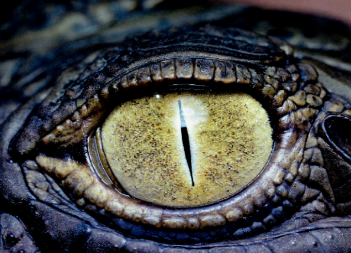
#> input picture lab5.png, 351 x 253 px, found by its file name
$ python -i lab5.py   (imports and definitions only)
#> lines starting #> are read from the running program, lines starting #| are printed output that depends on the picture; after the words box and inside, x2 and y2 are one past the last pixel; in counts of white or black regions, pixels touching at a corner belong together
from PIL import Image, ImageFilter
import cv2
import numpy as np
import matplotlib.pyplot as plt
import matplotlib
# Ustawienie backendu dla Matplotlib
# [1 line not run here, left out]

def krokodyl():
    image_path = "D:/Repozytoria i inne takie/Wizja_Maszynowa/Wizja_Maszynowa/lab5.png"

    # Ustawienie backendu dla Matplotlib
    matplotlib.use('TkAgg')

    # Wczytanie i konwersja obrazu na skalę szarości
    img = Image.open(image_path).convert('L')
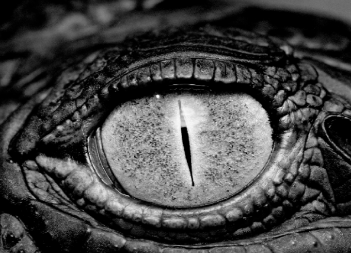
#> img: PIL image 351x253 L; min 0, max 251, mean 69.8

    # Zastosowanie rozmycia Gaussa
    imggauss = img.filter(ImageFilter.GaussianBlur(3))
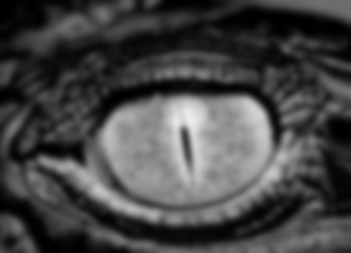
#> imggauss: PIL image 351x253 L; min 0, max 236, mean 69.8

    # Wyświetlenie obrazu przed i po rozmyciu
    plt.figure(figsize=(15, 10))
    plt.subplot(131)
    plt.title('Obraz przed rozmyciem')
    plt.axis('off')
    plt.imshow(img, cmap='gray')
    plt.subplot(132)
    plt.title('Obraz po rozmyciu')
    plt.axis('off')
    plt.imshow(imggauss, cmap='gray')
    plt.show()
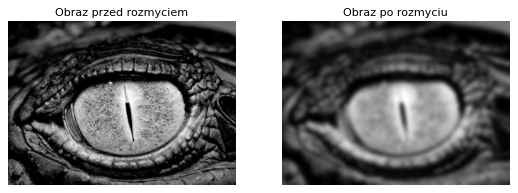
#> figure drawn by matplotlib, 2 panels

    # Konwersja obrazu do tablicy NumPy
    imgArray = np.asarray(img)

    # Progowanie obrazu przy różnych wartościach progowych
    _, imgThresholded1 = cv2.threshold(imgArray, 64, 255, cv2.THRESH_BINARY)
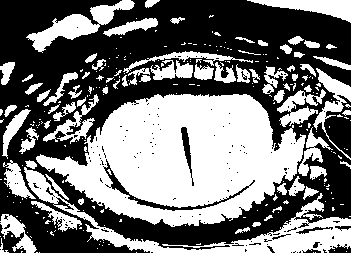
#> imgThresholded1: shape (253, 351); 46.8% white; 256 white regions (185 under 20 px), largest, box (x1, y1, x2, y2) and area: (36, 94, 306, 227) 22059, (24, 167, 351, 253) 4965, (26, 0, 135, 53) 1725
    _, imgThresholded2 = cv2.threshold(imgArray, 127, 255, cv2.THRESH_BINARY)
#> imgThresholded2: shape (253, 351); 20.8% white; 263 white regions (228 under 20 px), largest, box (x1, y1, x2, y2) and area: (102, 95, 273, 206) 12837, (38, 138, 303, 222) 3265, (281, 129, 292, 148) 105
    _, imgThresholded3 = cv2.threshold(imgArray, 191, 255, cv2.THRESH_BINARY)
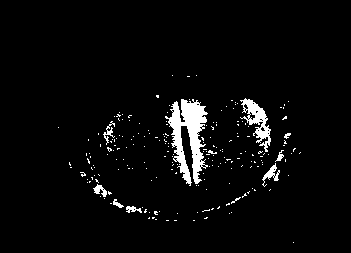
#> imgThresholded3: shape (253, 351); 3.9% white; 209 white regions (198 under 20 px), largest, box (x1, y1, x2, y2) and area: (165, 99, 208, 186) 1800, (240, 98, 271, 152) 617, (262, 163, 280, 187) 143

    # Wyświetlenie obrazów po progowaniu
    plt.figure(figsize=(15, 10))
    plt.subplot(131)
    plt.title('Próg 64')
    plt.axis('off')
    plt.imshow(imgThresholded1, cmap='gray')
    plt.subplot(132)
    plt.title('Próg 127')
    plt.axis('off')
    plt.imshow(imgThresholded2, cmap='gray')
    plt.subplot(133)
    plt.title('Próg 191')
    plt.axis('off')
    plt.imshow(imgThresholded3, cmap='gray')
    plt.show()

    # Metoda Otsu
    _, imgThresholdedOtsu = cv2.threshold(imgArray, 0, 255, cv2.THRESH_BINARY + cv2.THRESH_OTSU)
#> imgThresholdedOtsu: shape (253, 351); 38.4% white; 315 white regions (222 under 20 px), largest, box (x1, y1, x2, y2) and area: (36, 94, 305, 226) 21018, (239, 217, 351, 253) 1872, (259, 0, 351, 21) 891
    plt.figure(figsize=(5, 5))
    plt.imshow(imgThresholdedOtsu, cmap='gray')
    plt.title('Metoda Otsu')
    plt.axis('off')
    plt.show()

    # Operacje morfologiczne
    kernel = np.ones((5, 5), np.uint8)
    imgErosion = cv2.erode(imgThresholdedOtsu, kernel, iterations=1)
#> imgErosion: shape (253, 351); 18.9% white; 69 white regions (45 under 20 px), largest, box (x1, y1, x2, y2) and area: (100, 96, 301, 221) 12648, (39, 158, 160, 221) 1359, (268, 0, 351, 18) 667
    imgDilation = cv2.dilate(imgThresholdedOtsu, kernel, iterations=1)
#> imgDilation: shape (253, 351); 61.5% white; 57 black regions (40 under 20 px), largest, box (x1, y1, x2, y2) and area: (0, 0, 351, 253) 27565, (61, 183, 313, 245) 3747, (302, 147, 351, 217) 1546
    imgOpening = cv2.morphologyEx(imgThresholdedOtsu, cv2.MORPH_OPEN, kernel)
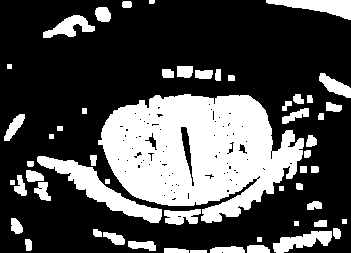
#> imgOpening: shape (253, 351); 30.2% white; 54 white regions, largest, box (x1, y1, x2, y2) and area: (98, 94, 304, 223) 17382, (37, 156, 162, 223) 2151, (266, 0, 351, 20) 873
    imgClosing = cv2.morphologyEx(imgThresholdedOtsu, cv2.MORPH_CLOSE, kernel)
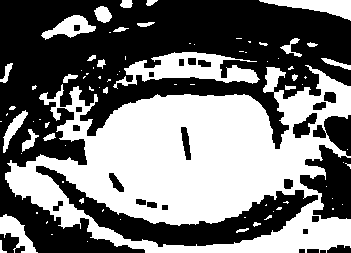
#> imgClosing: shape (253, 351); 46.3% white; 82 white regions (53 under 20 px), largest, box (x1, y1, x2, y2) and area: (5, 65, 351, 253) 34485, (113, 52, 260, 89) 2429, (259, 0, 351, 21) 895

    # Wyświetlenie wyników operacji morfologicznych
    plt.figure(figsize=(15, 10))
    plt.subplot(231)
    plt.imshow(imgErosion, cmap='gray')
    plt.title('Erozja')
    plt.axis('off')
    plt.subplot(232)
    plt.imshow(imgDilation, cmap='gray')
    plt.title('Dylatacja')
    plt.axis('off')
    plt.subplot(233)
    plt.imshow(imgOpening, cmap='gray')
    plt.title('Otwarcie')
    plt.axis('off')
    plt.subplot(234)
    plt.imshow(imgClosing, cmap='gray')
    plt.title('Domknięcie')
    plt.axis('off')
    plt.show()

# Funkcja do wyświetlania wyników filtrów
def show_images(images, titles):
    plt.figure(figsize=(20, 10))
    for i in range(len(images)):
        plt.subplot(1, len(images), i + 1)
        plt.imshow(images[i], cmap='gray')
        plt.title(titles[i])
        plt.axis('off')
    plt.show()

# Przetwarzanie obrazu lab51.png
def process_image1():
    img = Image.open("D:/Repozytoria i inne takie/Wizja_Maszynowa/Wizja_Maszynowa/lab51.png").convert('L')
    imgArray = np.asarray(img)
    ret1, imgThresholded1 = cv2.threshold(imgArray, 50, 255, cv2.THRESH_BINARY)
    plt.title('Próg 50')
    plt.axis('off')
    plt.imshow(imgThresholded1, cmap='gray')
    plt.show()

# Przetwarzanie obrazu lab52.png
def process_image2():
    img = Image.open("D:/Repozytoria i inne takie/Wizja_Maszynowa/Wizja_Maszynowa/lab52.png").convert('L')
    imgArray = np.asarray(img)
    ret1, imgThresholded1 = cv2.threshold(imgArray, 230, 255, cv2.THRESH_BINARY)
    plt.title('Próg 230')
    plt.axis('off')
    plt.imshow(imgThresholded1, cmap='gray')
    plt.show()

>>> result = krokodyl()

$ run again, with lab2_2.png copied over lab5.png
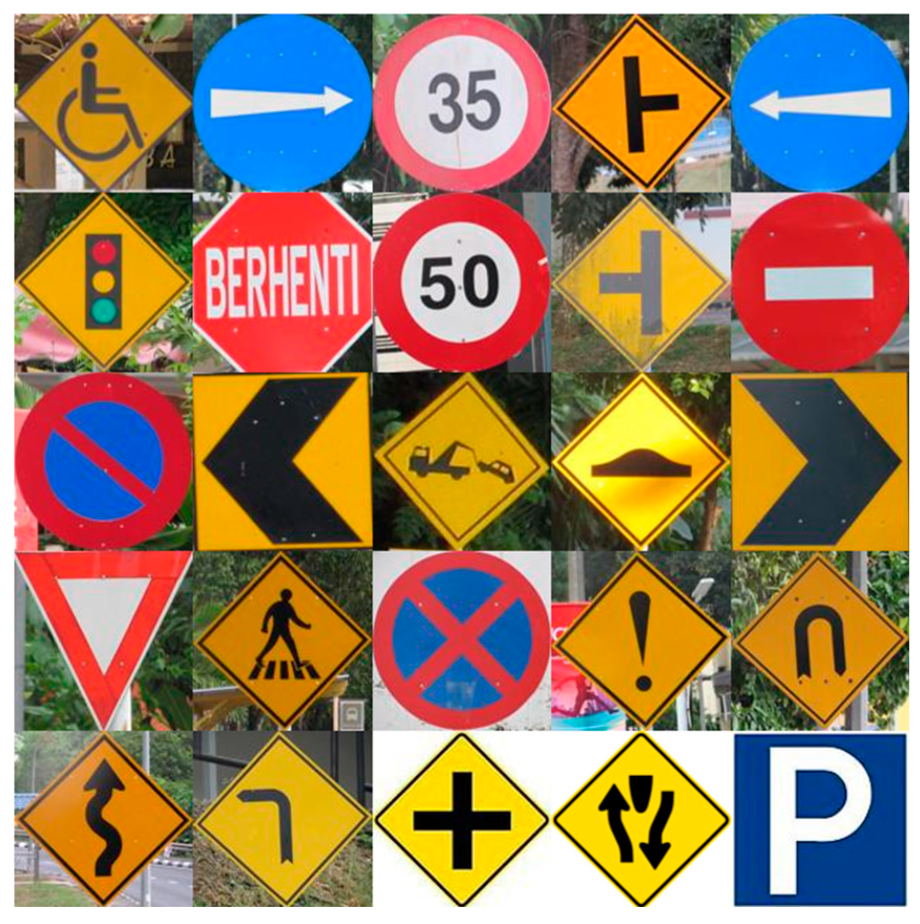
#> input picture lab2_2.png, 1840 x 1848 px, found by its file name (shown at 1/2 size)
#> in krokodyl, `_, imgThresholded1 = cv2.threshold(imgArray, 64, 255, cv2.THRESH_BINARY)`:
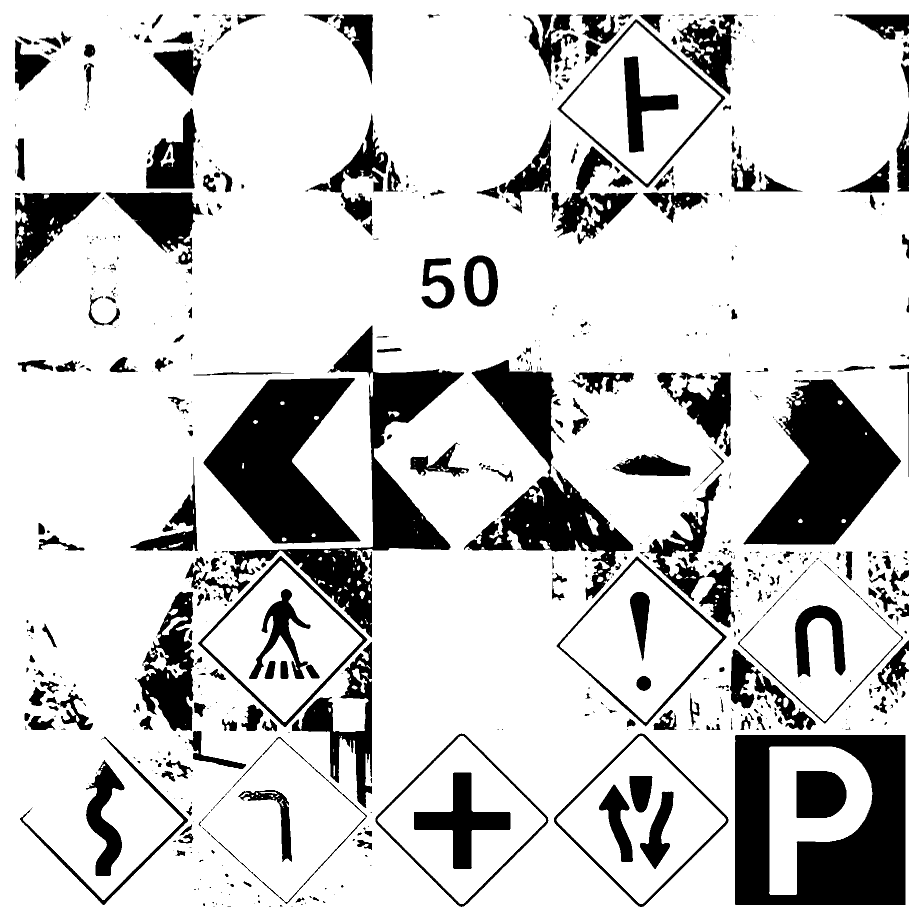
#> imgThresholded1: shape (1848, 1840) (shown at 1/2 size); 81.5% white; 816 black regions (464 under 20 px), largest, box (x1, y1, x2, y2) and area: (1470, 1470, 1811, 1810) 74728, (407, 756, 721, 1087) 57298, (1487, 759, 1802, 1089) 53882
#> imgThresholded2: shape (1848, 1840); 47.3% white; 511 white regions (268 under 20 px), largest, box (x1, y1, x2, y2) and area: (0, 0, 1840, 1848) 855982, (34, 31, 382, 384) 50197, (403, 1480, 728, 1802) 48036
#> imgThresholded3: shape (1848, 1840); 21% white; 408 white regions (264 under 20 px), largest, box (x1, y1, x2, y2) and area: (0, 0, 1840, 1848) 352424, (790, 71, 1056, 338) 46142, (758, 1474, 1090, 1806) 41199
#> imgThresholdedOtsu: shape (1848, 1840); 44.5% white; 655 white regions (404 under 20 px), largest, box (x1, y1, x2, y2) and area: (0, 0, 1840, 1848) 653914, (745, 31, 1103, 385) 85265, (370, 746, 744, 1100) 58912
#> imgErosion: shape (1848, 1840); 37.5% white; 526 white regions (369 under 20 px), largest, box (x1, y1, x2, y2) and area: (0, 0, 1840, 1848) 403481, (747, 41, 1100, 383) 74179, (1122, 387, 1602, 722) 53996
#> imgDilation: shape (1848, 1840); 51.9% white; 257 black regions (132 under 20 px), largest, box (x1, y1, x2, y2) and area: (32, 29, 1278, 1812) 851579, (1281, 29, 1816, 919) 245910, (1470, 1470, 1811, 1810) 73446
#> imgOpening: shape (1848, 1840); 43.3% white; 312 white regions, largest, box (x1, y1, x2, y2) and area: (0, 0, 1840, 1848) 448525, (745, 39, 1102, 385) 82427, (1120, 215, 1604, 724) 75606
#> in krokodyl, `imgClosing = cv2.morphologyEx(imgThresholdedOtsu, cv2.MORPH_CLOSE, ker..`:
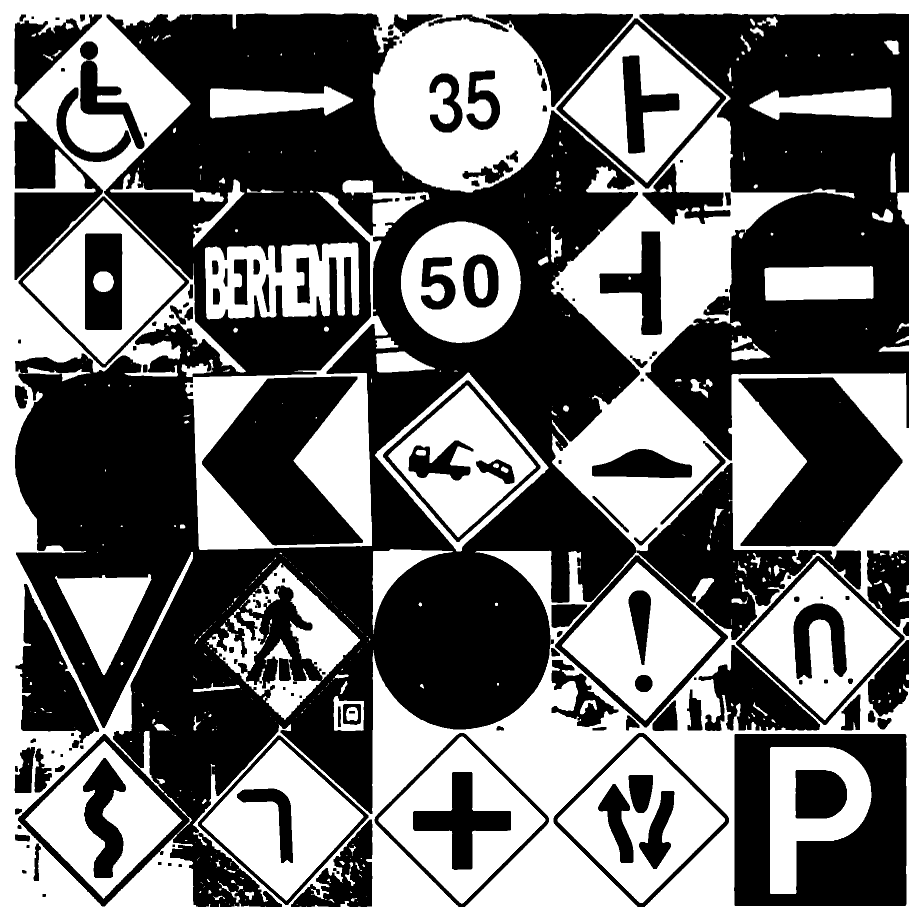
#> imgClosing: shape (1848, 1840) (shown at 1/2 size); 45.2% white; 450 white regions (296 under 20 px), largest, box (x1, y1, x2, y2) and area: (0, 0, 1840, 1848) 852345, (370, 360, 859, 1100) 71119, (404, 1480, 727, 1802) 47536

$ run again, with lab2_1.jpg saved as lab5.png
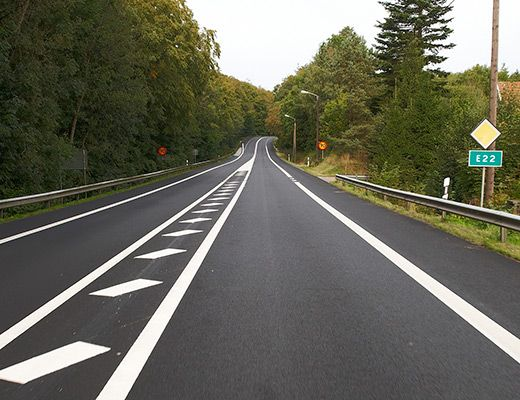
#> input picture lab2_1.jpg, 520 x 400 px, found by its file name
#> in krokodyl, `_, imgThresholded1 = cv2.threshold(imgArray, 64, 255, cv2.THRESH_BINARY)`:
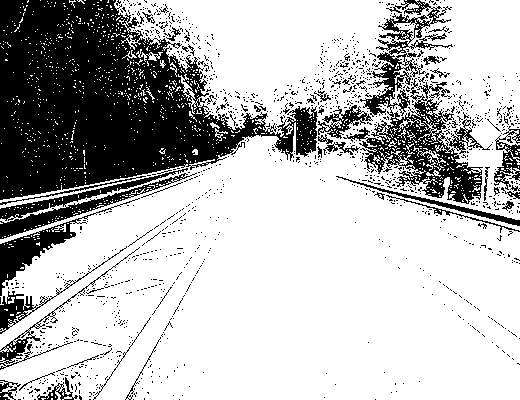
#> imgThresholded1: shape (400, 520); 72.7% white; 1295 black regions (1245 under 20 px), largest, box (x1, y1, x2, y2) and area: (0, 0, 318, 200) 34208, (343, 0, 492, 204) 8130, (0, 168, 197, 239) 2981
#> imgThresholded2: shape (400, 520); 18.3% white; 683 white regions (644 under 20 px), largest, box (x1, y1, x2, y2) and area: (170, 0, 405, 96) 12393, (0, 137, 520, 400) 10948, (421, 0, 520, 126) 6361
#> imgThresholded3: shape (400, 520); 14.2% white; 147 white regions (119 under 20 px), largest, box (x1, y1, x2, y2) and area: (184, 0, 398, 92) 11206, (0, 138, 262, 400) 5445, (423, 0, 493, 74) 3418
#> imgThresholdedOtsu: shape (400, 520); 15.3% white; 304 white regions (272 under 20 px), largest, box (x1, y1, x2, y2) and area: (184, 0, 405, 94) 11549, (0, 137, 266, 400) 5667, (422, 0, 494, 75) 3629
#> imgErosion: shape (400, 520); 9.7% white; 22 white regions (11 under 20 px), largest, box (x1, y1, x2, y2) and area: (187, 0, 387, 88) 10083, (438, 0, 492, 71) 2571, (99, 214, 226, 400) 2159
#> imgDilation: shape (400, 520); 24.7% white; 49 white regions, largest, box (x1, y1, x2, y2) and area: (169, 0, 520, 222) 27086, (0, 135, 268, 400) 10764, (264, 144, 520, 365) 5049
#> imgOpening: shape (400, 520); 12.9% white; 16 white regions, largest, box (x1, y1, x2, y2) and area: (185, 0, 389, 90) 11055, (97, 210, 229, 400) 3384, (436, 0, 494, 73) 3195
#> in krokodyl, `imgClosing = cv2.morphologyEx(imgThresholdedOtsu, cv2.MORPH_CLOSE, ker..`:
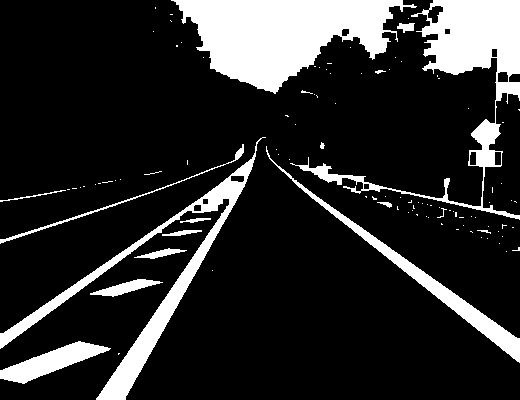
#> imgClosing: shape (400, 520); 16.9% white; 104 white regions (87 under 20 px), largest, box (x1, y1, x2, y2) and area: (171, 0, 417, 94) 12689, (290, 0, 520, 220) 8846, (0, 137, 266, 400) 6394
